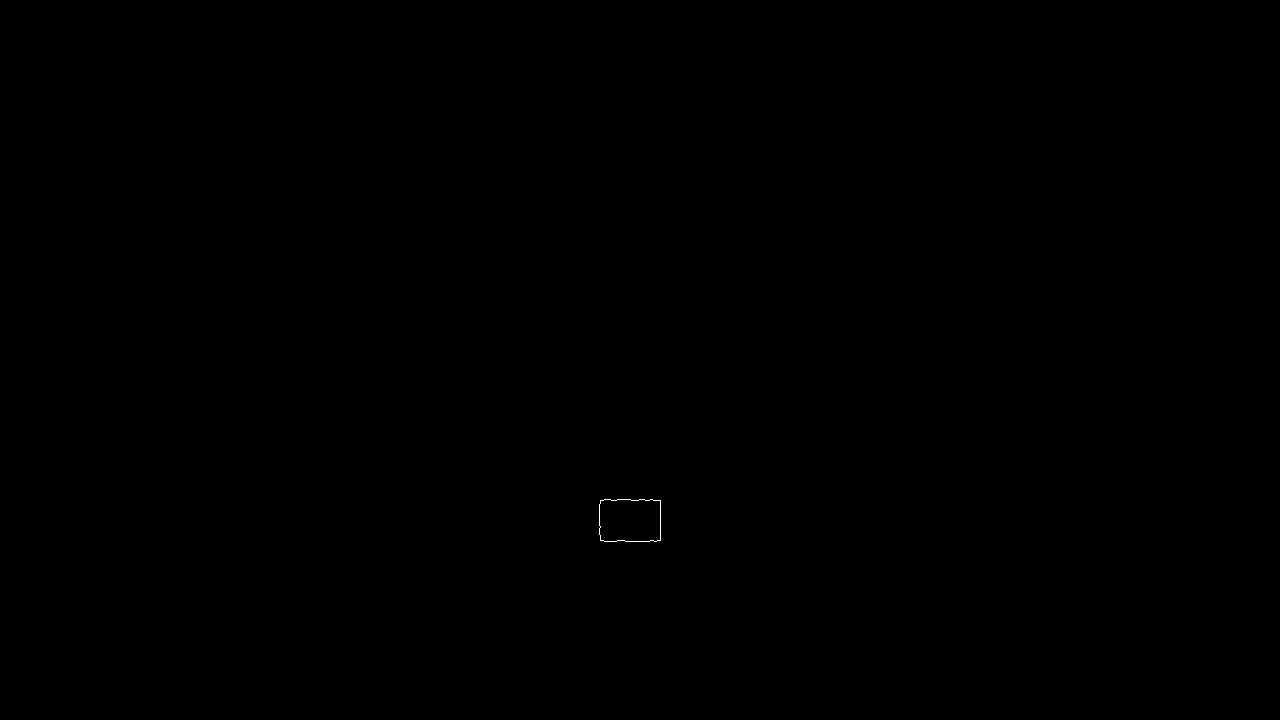
#> input picture examples/ass_3/jjjjjjj.jpg, 1280 x 720 px
$ python -i gumarrrraaaaaaa.py   (imports and definitions only)
#> lines starting #> are read from the running program, lines starting #| are printed output that depends on the picture; after the words box and inside, x2 and y2 are one past the last pixel; in counts of white or black regions, pixels touching at a corner belong together
#> further down, picture is the input picture: shape (720, 1280, 3); min 0, max 255, mean 0.1
import cv2
import numpy as np
import time
from robomaster import robot, blaster, camera

# PID control parameters
p = 0.2
i = 0.01
d = 0.05

# Smoothing factor for bounding box and gimbal speed
alpha = 0.7  # Smoothing factor for bounding box
max_speed = 200  # Maximum speed for gimbal movement

# Function to smooth bounding box coordinates or gimbal speed
def smooth_bbox(smooth_val, new_val, alpha):
    return smooth_val * (1 - alpha) + new_val * alpha

# Bottle detection function (blue cap detection)
# [27 lines left out: function blue_head_culprit, not called in this run]

# Template matching for acrylic detection
def body_acrylic_detect(img):
    # Load the template image in grayscale
    template = cv2.imread("C:\\Users\\User\\Documents\\GitHub\\AI-ROBOT\\jjjjjjj.jpg", 0)
#> template: shape (720, 1280); min 0, max 255, mean 0.1
    if template is None:
        print("Template not found!")
        return None

    # Convert input image to grayscale
    mask = np.zeros(img.shape[:2], dtype="uint8")
    cv2.rectangle(mask, (0, 0), (1280, 340), 255, -1)
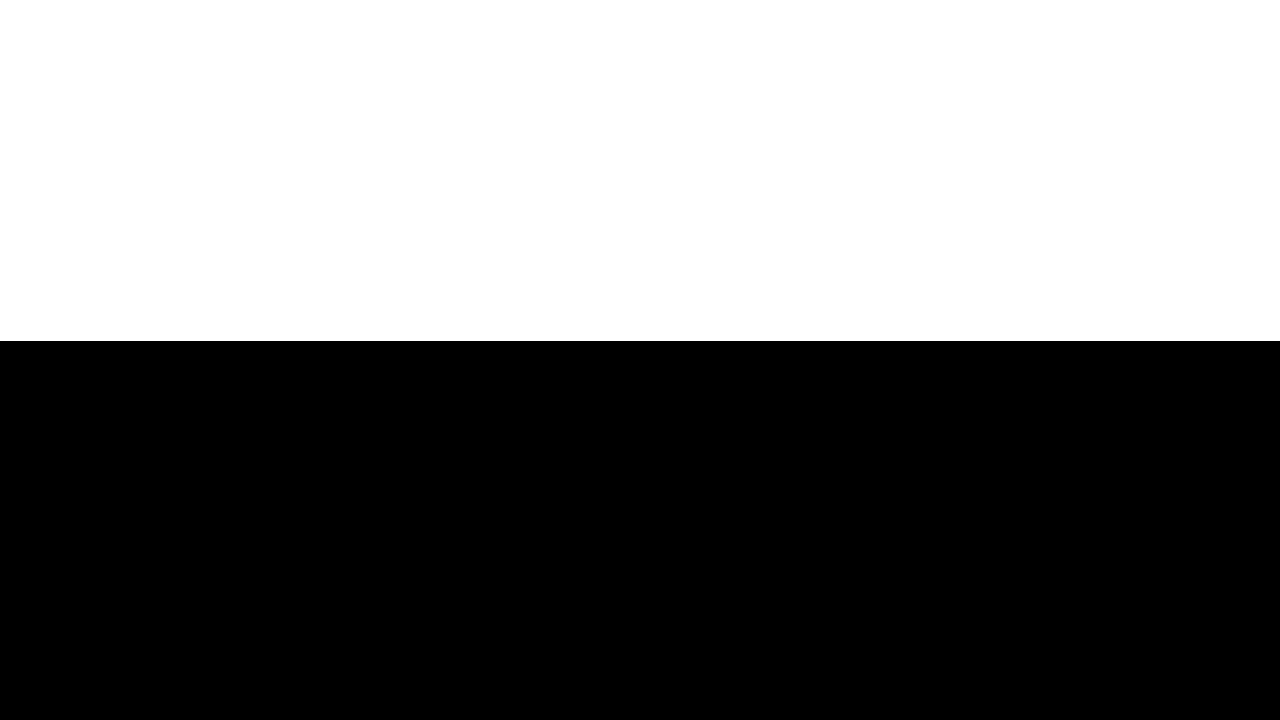
#> mask: shape (720, 1280); 47.4% white; 1 white region, box (x1, y1, x2, y2) and area: (0, 0, 1280, 341) 436480
    blurred_image = cv2.GaussianBlur(img, (99, 99), 0)
    result = np.where(mask[:, :, np.newaxis] == 255, blurred_image, img)

    gray = cv2.cvtColor(result, cv2.COLOR_BGR2GRAY)
    blurred = cv2.GaussianBlur(gray, (5, 5), 0)

    # Detect edges in the image
    edges = cv2.Canny(blurred, 65, 225)
#> edges: shape (720, 1280); 0.04% white in thin lines or dots, all inside (x1, y1, x2, y2) = (598, 498, 662, 543)

    # Load and process template
    template_blurred = cv2.GaussianBlur(template, (5, 5), 0)
    template_edges = cv2.Canny(template_blurred, 1, 1)
#> template_edges: shape (720, 1280); 0.05% white in thin lines or dots, all inside (x1, y1, x2, y2) = (591, 496, 662, 543)

    # Match template to the contours found in the image
    res = cv2.matchTemplate(edges, template_edges, cv2.TM_CCOEFF_NORMED)
#> res = [0.945]
    min_val, max_val, min_loc, max_loc = cv2.minMaxLoc(res)
#> min_val = 0.945; max_val = 0.945; min_loc = (0, 0); max_loc = (0, 0)

    # Threshold for template matching
    if max_val > 0.5:
        height, width = template.shape
#> height = 720; width = 1280
        # Draw rectangle around detected region
        cv2.rectangle(img, max_loc, (max_loc[0] + width, max_loc[1] + height), (0, 255, 0), 2)
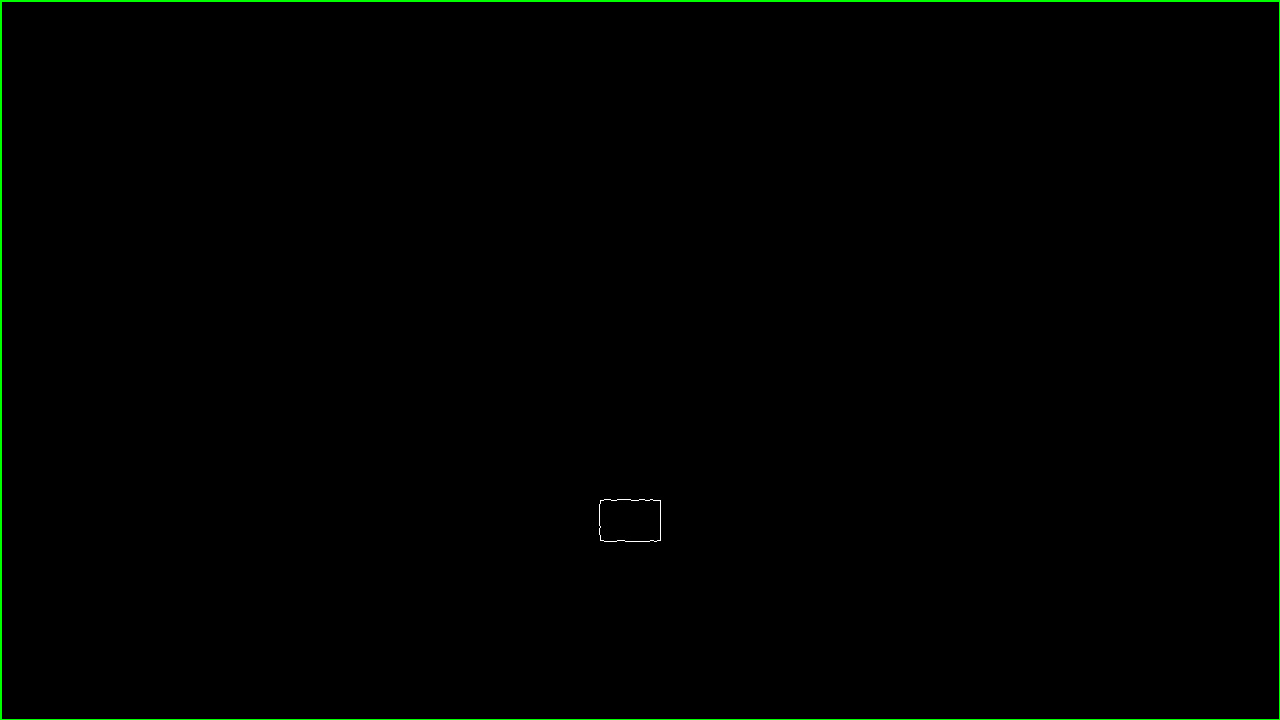
#> img: shape (720, 1280, 3); 0.65% of pixels changed, all inside (x1, y1, x2, y2) = (0, 0, 1280, 720)
        cv2.putText(img, "Acrylic Detected", (max_loc[0], max_loc[1] - 10), cv2.FONT_HERSHEY_SIMPLEX, 0.6, (0, 255, 0), 1)

    # Display or return the resulting image
    return img

# [83 lines left out: function main, not called in this run]


# [2 lines not run here, left out]

>>> import cv2
>>> picture = cv2.imread('jjjjjjj.jpg')
>>> result = body_acrylic_detect(picture)
